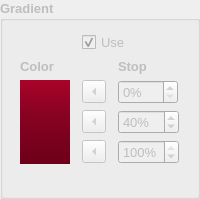
                    <widget class="QGroupBox" name="gbGradient">
                     <property name="enabled">
                      <bool>false</bool>
                     </property>
                     <property name="minimumSize">
                      <size>
                       <width>0</width>
                       <height>120</height>
                      </size>
                     </property>
                     <property name="font">
                      <font>
                       <family>Arial</family>
                       <pointsize>10</pointsize>
                       <weight>75</weight>
                       <bold>true</bold>
                      </font>
                     </property>
                     <property name="title">
                      <string>Gradient</string>
                     </property>
                     <layout class="QGridLayout" name="gridLayout_19">
                      <item row="0" column="1" colspan="2">
                       <widget class="QCheckBox" name="chkUseGradient">
                        <property name="font">
                         <font>
                          <family>Arial</family>
                          <pointsize>10</pointsize>
                          <weight>50</weight>
                          <bold>false</bold>
                         </font>
                        </property>
                        <property name="text">
                         <string>Use</string>
                        </property>
                        <property name="checked">
                         <bool>true</bool>
                        </property>
                       </widget>
                      </item>
                      <item row="1" column="0">
                       <widget class="QLabel" name="label_4">
                        <property name="text">
                         <string>Color</string>
                        </property>
                       </widget>
                      </item>
                      <item row="1" column="2">
                       <widget class="QLabel" name="label_24">
                        <property name="text">
                         <string>Stop</string>
                        </property>
                       </widget>
                      </item>
                      <item row="2" column="0" rowspan="3">
                       <widget class="QLabel" name="lblGradient">
                        <property name="sizePolicy">
                         <sizepolicy hsizetype="Fixed" vsizetype="Preferred">
                          <horstretch>0</horstretch>
                          <verstretch>0</verstretch>
                         </sizepolicy>
                        </property>
                        <property name="minimumSize">
                         <size>
                          <width>50</width>
                          <height>0</height>
                         </size>
                        </property>
                        <property name="styleSheet">
                         <string notr="true">background-color:qlineargradient(x1:0, y1:0, x2:0, y2:1, stop:0 #A90329, stop:0.4 #890222, stop:1 #6d0019); </string>
                        </property>
                        <property name="text">
                         <string/>
                        </property>
                       </widget>
                      </item>
                      <item row="2" column="1">
                       <widget class="QToolButton" name="btnGradStartColor">
                        <property name="text">
                         <string/>
                        </property>
                        <property name="toolButtonStyle">
                         <enum>Qt::ToolButtonFollowStyle</enum>
                        </property>
                        <property name="arrowType">
                         <enum>Qt::LeftArrow</enum>
                        </property>
                       </widget>
                      </item>
                      <item row="2" column="2">
                       <widget class="QSpinBox" name="sbGradStartPos">
                        <property name="sizePolicy">
                         <sizepolicy hsizetype="Fixed" vsizetype="Fixed">
                          <horstretch>0</horstretch>
                          <verstretch>0</verstretch>
                         </sizepolicy>
                        </property>
                        <property name="minimumSize">
                         <size>
                          <width>0</width>
                          <height>24</height>
                         </size>
                        </property>
                        <property name="maximumSize">
                         <size>
                          <width>60</width>
                          <height>16777215</height>
                         </size>
                        </property>
                        <property name="font">
                         <font>
                          <family>Arial</family>
                          <pointsize>10</pointsize>
                          <weight>50</weight>
                          <bold>false</bold>
                         </font>
                        </property>
                        <property name="suffix">
                         <string>%</string>
                        </property>
                       </widget>
                      </item>
                      <item row="3" column="1">
                       <widget class="QToolButton" name="btnGradMiddleColor">
                        <property name="text">
                         <string/>
                        </property>
                        <property name="toolButtonStyle">
                         <enum>Qt::ToolButtonFollowStyle</enum>
                        </property>
                        <property name="arrowType">
                         <enum>Qt::LeftArrow</enum>
                        </property>
                       </widget>
                      </item>
                      <item row="3" column="2">
                       <widget class="QSpinBox" name="sbGradMiddlePos">
                        <property name="sizePolicy">
                         <sizepolicy hsizetype="Fixed" vsizetype="Fixed">
                          <horstretch>0</horstretch>
                          <verstretch>0</verstretch>
                         </sizepolicy>
                        </property>
                        <property name="minimumSize">
                         <size>
                          <width>0</width>
                          <height>24</height>
                         </size>
                        </property>
                        <property name="font">
                         <font>
                          <family>Arial</family>
                          <pointsize>10</pointsize>
                          <weight>50</weight>
                          <bold>false</bold>
                         </font>
                        </property>
                        <property name="suffix">
                         <string>%</string>
                        </property>
                        <property name="maximum">
                         <number>100</number>
                        </property>
                        <property name="value">
                         <number>40</number>
                        </property>
                       </widget>
                      </item>
                      <item row="4" column="1">
                       <widget class="QToolButton" name="btnGradStopColor">
                        <property name="text">
                         <string/>
                        </property>
                        <property name="toolButtonStyle">
                         <enum>Qt::ToolButtonFollowStyle</enum>
                        </property>
                        <property name="arrowType">
                         <enum>Qt::LeftArrow</enum>
                        </property>
                       </widget>
                      </item>
                      <item row="4" column="2">
                       <widget class="QSpinBox" name="sbGradStopPos">
                        <property name="sizePolicy">
                         <sizepolicy hsizetype="Fixed" vsizetype="Fixed">
                          <horstretch>0</horstretch>
                          <verstretch>0</verstretch>
                         </sizepolicy>
                        </property>
                        <property name="minimumSize">
                         <size>
                          <width>0</width>
                          <height>24</height>
                         </size>
                        </property>
                        <property name="font">
                         <font>
                          <family>Arial</family>
                          <pointsize>10</pointsize>
                          <weight>50</weight>
                          <bold>false</bold>
                         </font>
                        </property>
                        <property name="suffix">
                         <string>%</string>
                        </property>
                        <property name="maximum">
                         <number>100</number>
                        </property>
                        <property name="value">
                         <number>100</number>
                        </property>
                       </widget>
                      </item>
                      <item row="5" column="0">
                       <spacer name="verticalSpacer_3">
                        <property name="orientation">
                         <enum>Qt::Vertical</enum>
                        </property>
                        <property name="sizeHint" stdset="0">
                         <size>
                          <width>20</width>
                          <height>21</height>
                         </size>
                        </property>
                       </spacer>
                      </item>
                     </layout>
                    </widget>
